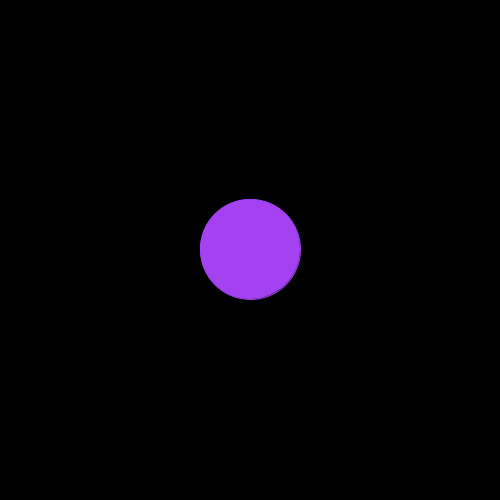
Frame 1 (no input)
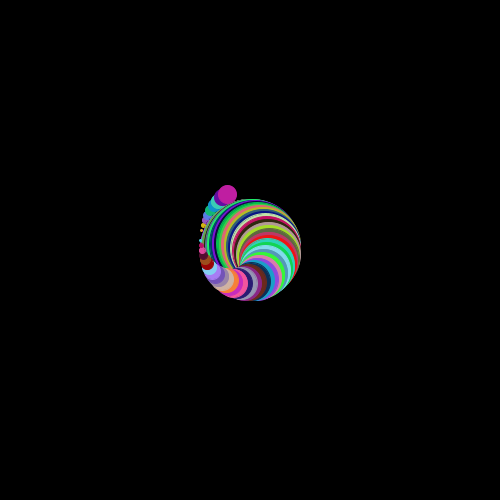
Frame 60 (the mouse pressed at the canvas centre just before this capture)
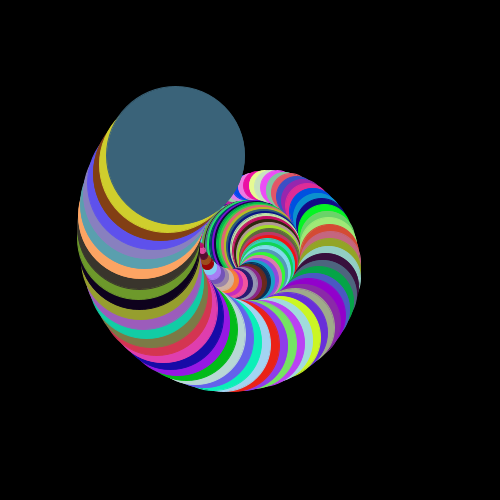
Frame 120 (the mouse held since frame 60 and released just before this capture)

The Processing sketch that drew these frames (run headless with seeded random() and noise(); from frame 60 on, the mouse is pressed at the canvas centre):

// Processing sketch: spiral
// ── spiral.pde
float cx, cy;
float theta = 0.0f;
float radius = 1;
float smallRadius = 50;
void setup()
{
  size(500, 500);
  background(0);
  cx = width * 0.5f;
  cy = height * 0.5f;
}

void draw()
{
  //background(0);
  float x = cx + sin(theta) * radius;
  float y = cy -cos(theta) * radius;
  color c = color(random(0, 255), random(0, 255), random(0, 255));
  stroke(c);
  fill(c);
  
  ellipse(x, y, smallRadius * 2, smallRadius * 2);
  theta += 0.1f;
  radius += 1;
  smallRadius -=1;
}
